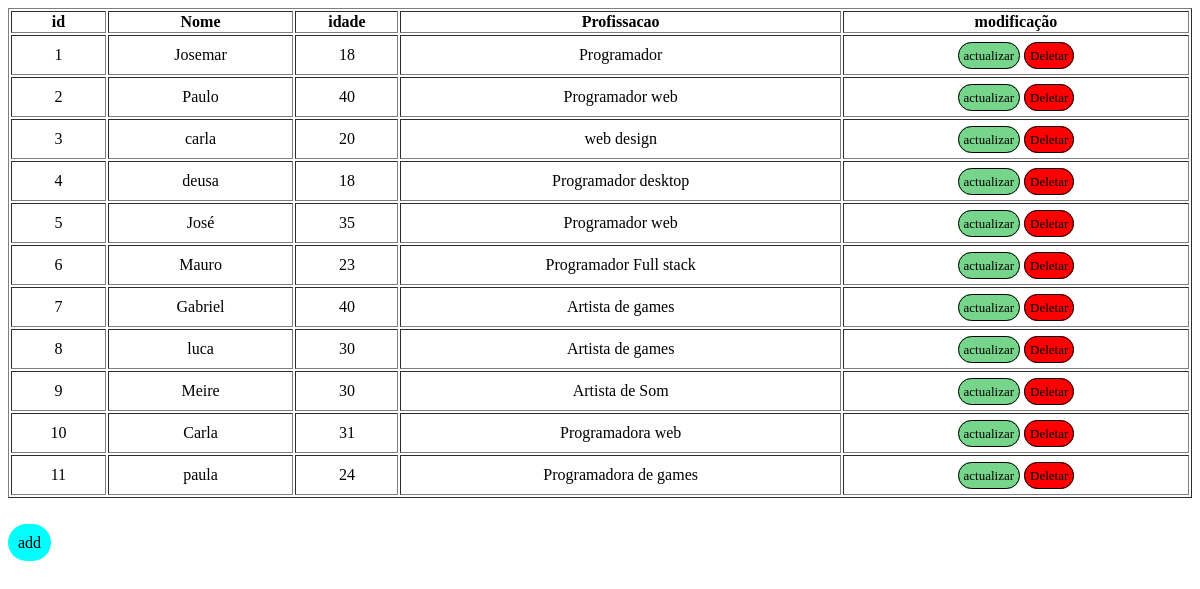
The page / on the database its author committed.
### main/models.py (models this page shows, shortened)
class lista(models.Model):
    Nome = models.CharField(max_length=100)
    idade = models.CharField(max_length=100)
    profissao = models.CharField(max_length=100)

### main/views.py (the view)
# urls.py: path('', Home, name="home"),
def Home(req):
    data = {}
    trabalhador = lista.objects.all()
    data['trabalhador'] = trabalhador
    return render(req, "index.html", data)

### main/templates/index.html (shortened to what this page needs)
{% load static %}
<!DOCTYPE html>
<html lang="pt-br">
<head>
    <link rel="stylesheet" href="{% static 'css/style.css' %}">
</head>
<body class="index">
    <table width="100%" border="1" style="text-align: center;">
        <tr>
            <th> id </th>
            <th> Nome </th>
            <th> idade </th>
            <th> Profissacao </th>
            <th> modificação </th>
        </tr>
        {% for i in trabalhador %}
        <tr>
            <td>{{ forloop.counter }}</td>
            <td>{{ i.Nome }}</td>
            <td>{{ i.idade }}</td>
            <td>{{ i.profissao }}</td>
            <td>
                <a href="update/{{i.id}}" class="botao1" >actualizar</a>
                <a href="deleta/{{i.id}}" class="botao2" >Deletar</a>
            </td>
        </tr>
        {% endfor %}
    </table>
    <br><br>
    <a href="/add" class="Adcionar">add</a>
</body>
</html>

### main/static/css/style.css (style rules this page uses)
td { padding: 10px; }
.botao1 { padding: 5px; background-color: rgb(119, 212, 139); text-decoration: none; font-size: small; border: 1px solid black; border-radius: 15px; color: black; }
.botao2 { padding: 5px; background-color: rgb(255, 0, 0); text-decoration: none; font-size: small; border: 1px solid black; border-radius: 15px; color: black; }
.Adcionar { padding: 10px; background-color: aqua; border-radius: 30px; text-decoration: none; color: rgb(0, 0, 0); }

### rows shown on the page
lista: Nome "Josemar", idade "18", profissao "Programador"
lista: Nome "Paulo", idade "40", profissao "Programador web"
lista: Nome "carla", idade "20", profissao "web design"
lista: Nome "deusa", idade "18", profissao "Programador desktop"
lista: Nome "José", idade "35", profissao "Programador web"
lista: Nome "Mauro", idade "23", profissao "Programador Full stack"
lista: Nome "Gabriel", idade "40", profissao "Artista de games"
lista: Nome "luca", idade "30", profissao "Artista de games"
lista: Nome "Meire", idade "30", profissao "Artista de Som"
lista: Nome "Carla", idade "31", profissao "Programadora web"
lista: Nome "paula", idade "24", profissao "Programadora de games"
